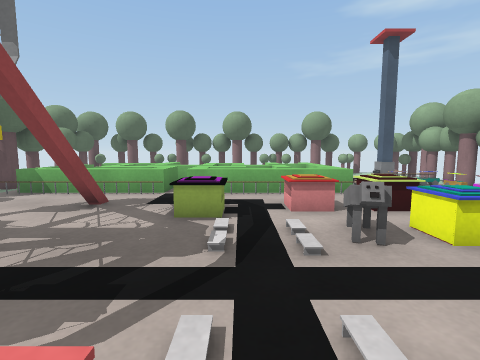
view 1 (above)

16 first-person views from a walk through a Unity game level. The camera is 0.68 m above the floor, tilts 6° down and sees 85° across. The floor is counted in squares, 0.5 m on a side. Each view is taken from the middle of a square. On the plan, view 1 faces up. The plan holds only what a view shows up to about 13 squares ahead; the rest is blank. Surface patterns are stand-ins for the level's own textures.

view 2
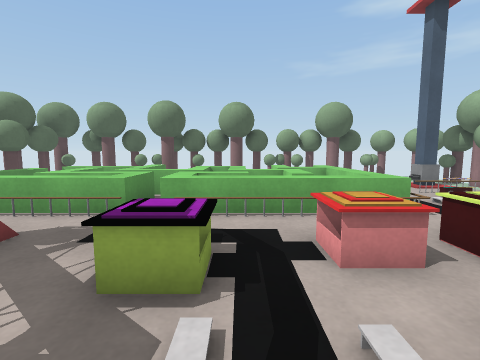

view 3
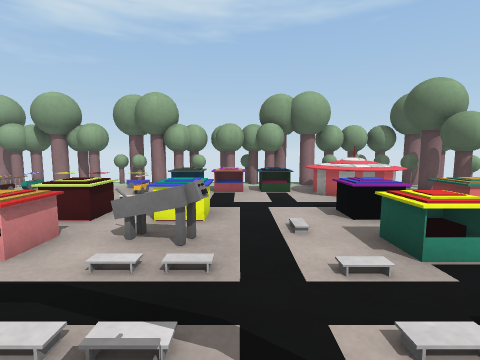

view 4
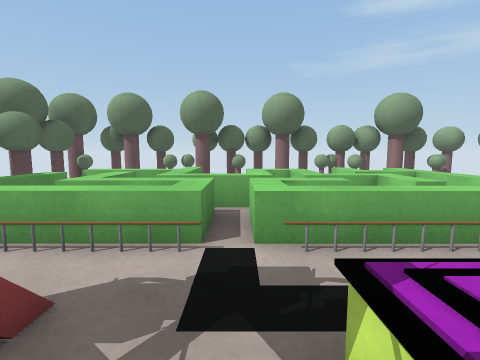

view 5
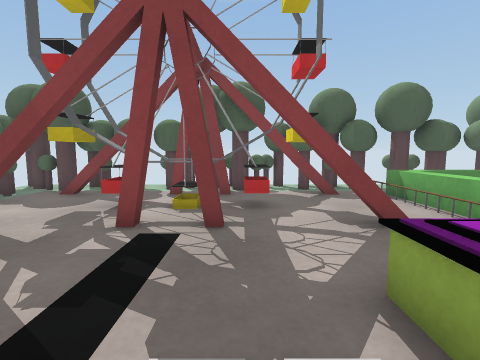

view 6
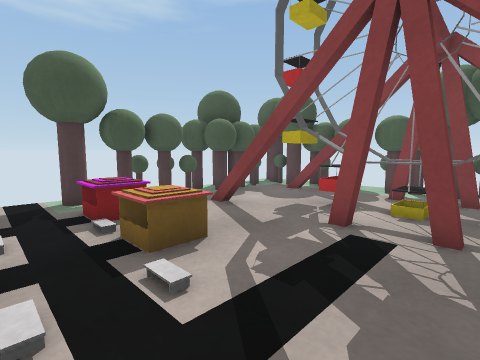

view 7
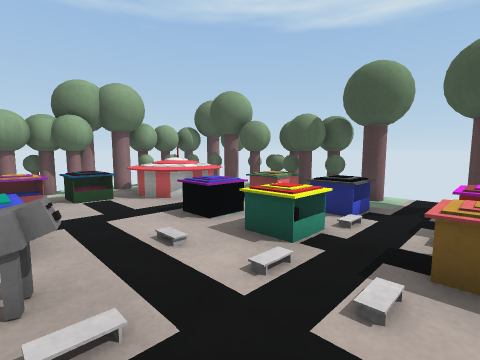

view 8
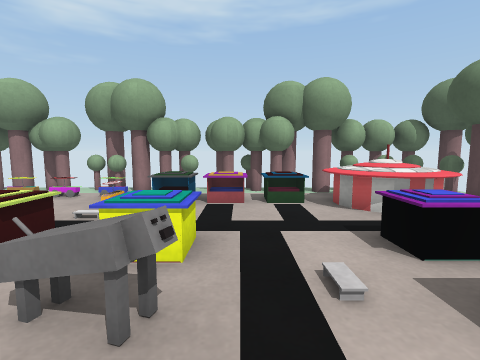

view 9
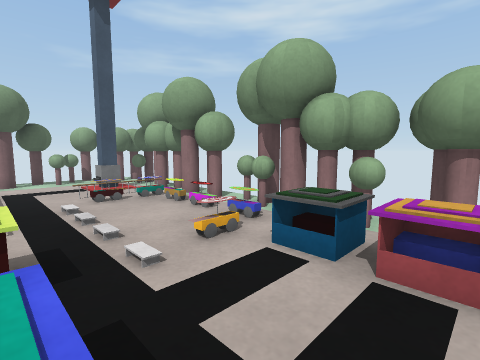

view 10
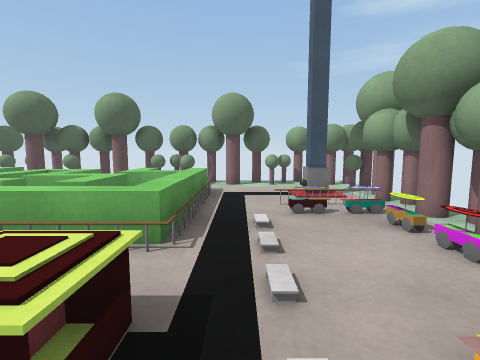

view 11
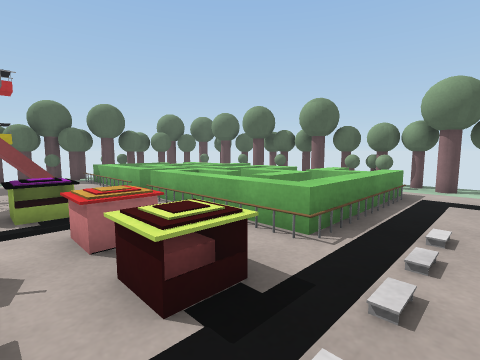

view 12
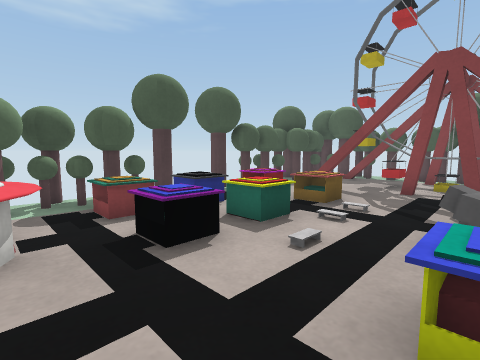

view 13
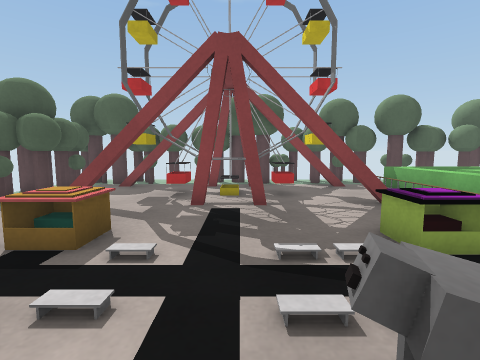

view 14
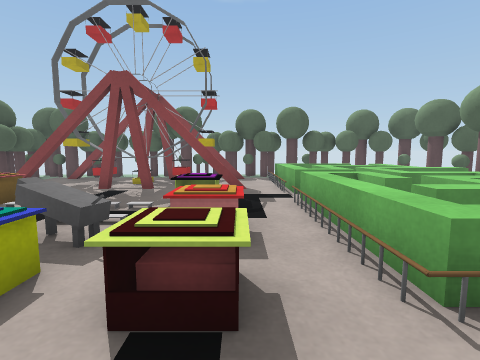

view 15
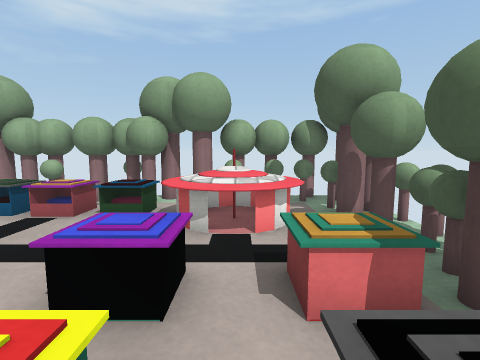

view 16
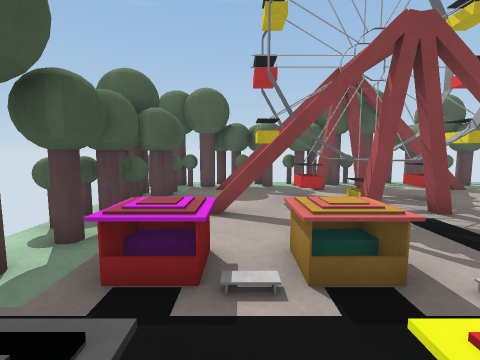

### Floor plan
Key: @ floor where view 1 was taken; # wall or solid block; . main floor; : floor 0.05 m higher than the main floor; / step, stairs or slope; = window, fence, low wall or low ledge; v drop or lower ground; B green block; T tower; R tree; F fence; W wheel; E tent; O other object.
Columns run from 10 left of view 1 to 10 right of it. Each row starts with its distance up from view 1.
 18                  R
 17  RRRRRRRRRRRRRRRRRR
 16  RRRRRRRRRRRRR.RRRRRR
 15  RR   B     B .....RR
 14 RR.BBBB BBBBB /..TTRR
 13  RRBBBB BBB   /..:TRR
 12 RRBBBBBBBBBBB /....RR
 11 RRBBBBBBBBBBB /.OOORR
 10 RRBBBBBBBBB   /...ORR
  9 RRBBBBBBBFBBBv/...OR
  8 RRF.............../RR
  7 RRR...=....OOOO...ORR
  6 RRR.W.#..OOOOOO..O.RR
  5 RR#WWW...O..OOO..OORR
  4 RRRWWW......OOO..OORR
  3  R#WWW#..........OORR
  2  R#WWW#..........OORR
  1  RRWWW...O.OO.O..EORR
  0  RR.WW#..O@OOOO.EEERR
 -1  RR...#..O.:....EEERR
 -2  RR......O.OOOO.EEERR
 -3  RRRRRRRR....OO.RRRRR
 -4  RRRRRRRRR.RRRRRRRRRR
 -5   R RR R     RRRRR

Positions as (right, up) in squares from view 1, and headings:
1: (0, 0), facing up
2: (0, 3), facing up
3: (-2, 3), facing right
4: (-2, 5), facing up
5: (1, 4), facing left
6: (1, 4), facing down-left
7: (-1, 4), facing down-right
8: (0, 3), facing right
9: (4, 3), facing up-right
10: (5, 5), facing up
11: (6, 5), facing up-left
12: (6, 4), facing down-left
13: (3, 3), facing left
14: (6, 7), facing left
15: (1, -1), facing right
16: (2, -1), facing left
